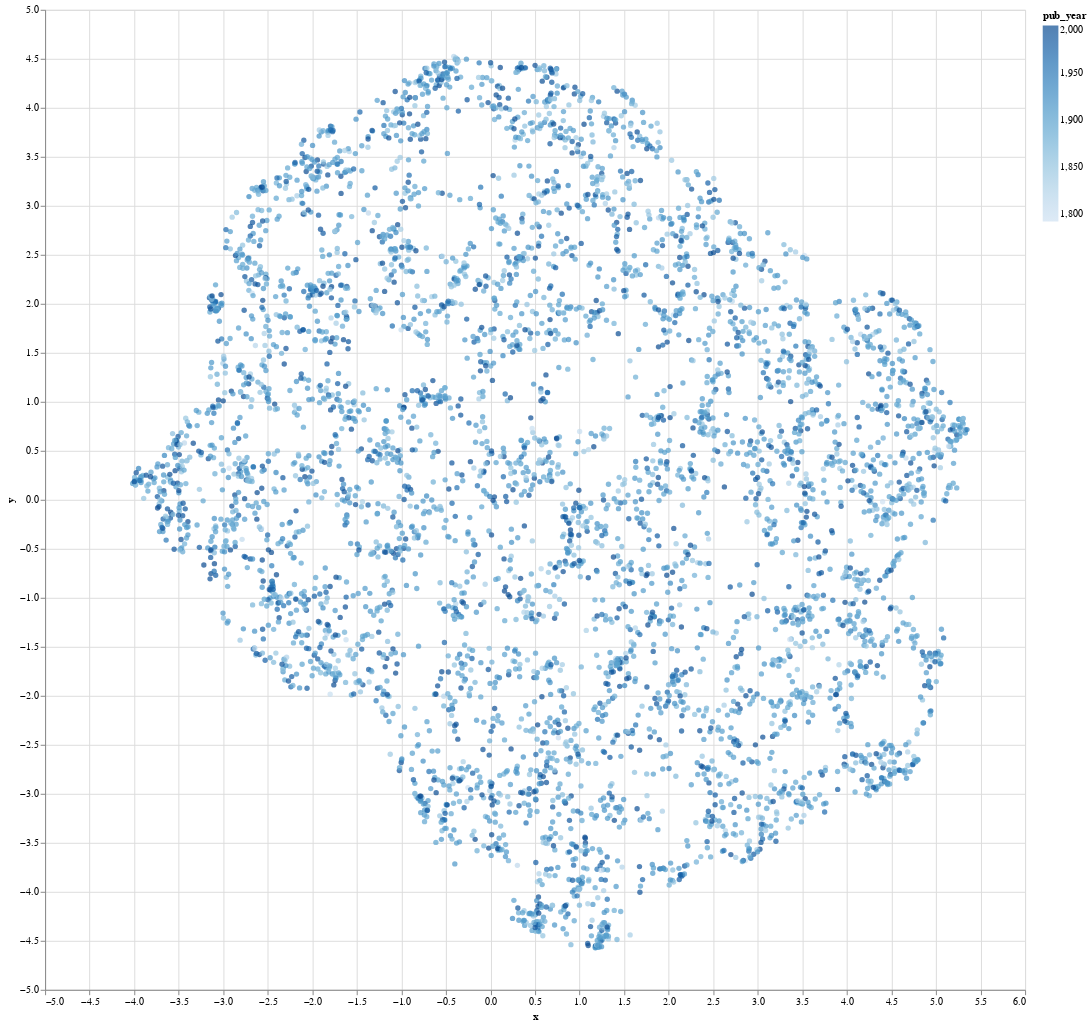

The cell this chart's notebook holds for it:
### Code cell
chart.interactive()

### Figure 1 — Vega-Lite specification as saved in the notebook (floating-point values rounded to 4 significant figures; data arrays with more than 128 entries replaced by an {"elided": "..."} marker saying what was removed)
{"$schema": "https://vega.github.io/schema/vega-lite/v2.4.3.json", "config": {"view": {"height": 300, "width": 400}}, "data": {"values": {"elided": "5000 records"}}, "encoding": {"color": {"field": "pub_year", "type": "quantitative"}, "tooltip": {"field": "label", "type": "nominal"}, "x": {"field": "x", "type": "quantitative"}, "y": {"field": "y", "type": "quantitative"}}, "height": 1000, "mark": "circle", "selection": {"selector029": {"bind": "scales", "encodings": ["x", "y"], "mark": {"fill": "#333", "fillOpacity": 0.125, "stroke": "white"}, "on": "[mousedown, window:mouseup] > window:mousemove!", "resolve": "global", "translate": "[mousedown, window:mouseup] > window:mousemove!", "type": "interval", "zoom": "wheel!"}}, "width": 1000}
